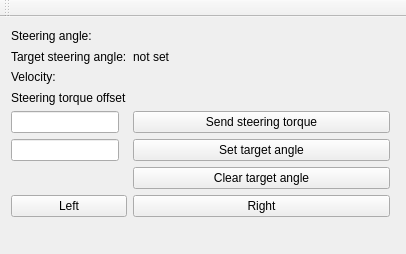
<?xml version="1.0" encoding="UTF-8"?>
<ui version="4.0">
 <class>MainWindow</class>
 <widget class="QMainWindow" name="MainWindow">
  <property name="geometry">
   <rect>
    <x>0</x>
    <y>0</y>
    <width>406</width>
    <height>254</height>
   </rect>
  </property>
  <property name="windowTitle">
   <string>MainWindow</string>
  </property>
  <widget class="QWidget" name="centralWidget">
   <widget class="QWidget" name="gridLayoutWidget">
    <property name="geometry">
     <rect>
      <x>0</x>
      <y>0</y>
      <width>401</width>
      <height>211</height>
     </rect>
    </property>
    <layout class="QGridLayout" name="gridLayout">
     <item row="6" column="0">
      <widget class="QLineEdit" name="target_angle_in_field">
       <property name="sizePolicy">
        <sizepolicy hsizetype="Maximum" vsizetype="Fixed">
         <horstretch>0</horstretch>
         <verstretch>0</verstretch>
        </sizepolicy>
       </property>
       <property name="maxLength">
        <number>10</number>
       </property>
      </widget>
     </item>
     <item row="2" column="1">
      <widget class="QLabel" name="velocity_value_label">
       <property name="text">
        <string/>
       </property>
      </widget>
     </item>
     <item row="0" column="0">
      <widget class="QLabel" name="steering_angle_legend_label">
       <property name="text">
        <string>Steering angle:</string>
       </property>
      </widget>
     </item>
     <item row="4" column="0">
      <widget class="QLineEdit" name="steering_torque_in_field">
       <property name="sizePolicy">
        <sizepolicy hsizetype="Maximum" vsizetype="Fixed">
         <horstretch>0</horstretch>
         <verstretch>0</verstretch>
        </sizepolicy>
       </property>
       <property name="maxLength">
        <number>10</number>
       </property>
      </widget>
     </item>
     <item row="6" column="1">
      <widget class="QPushButton" name="target_angle_send_button">
       <property name="text">
        <string>Set target angle</string>
       </property>
      </widget>
     </item>
     <item row="4" column="1">
      <widget class="QPushButton" name="steering_torque_send_button">
       <property name="text">
        <string>Send steering torque</string>
       </property>
      </widget>
     </item>
     <item row="3" column="0">
      <widget class="QLabel" name="torque_offset_legend_label">
       <property name="text">
        <string>Steering torque offset</string>
       </property>
      </widget>
     </item>
     <item row="0" column="1">
      <widget class="QLabel" name="steering_angle_value_label">
       <property name="text">
        <string/>
       </property>
      </widget>
     </item>
     <item row="2" column="0">
      <widget class="QLabel" name="velocity_legend_label">
       <property name="text">
        <string>Velocity:</string>
       </property>
      </widget>
     </item>
     <item row="3" column="1">
      <widget class="QLabel" name="torque_offset_value_label">
       <property name="text">
        <string/>
       </property>
      </widget>
     </item>
     <item row="7" column="1">
      <widget class="QPushButton" name="target_angle_clear_button">
       <property name="text">
        <string>Clear target angle</string>
       </property>
      </widget>
     </item>
     <item row="8" column="0">
      <widget class="QPushButton" name="left_turn_button">
       <property name="text">
        <string>Left</string>
       </property>
      </widget>
     </item>
     <item row="8" column="1">
      <widget class="QPushButton" name="right_turn_button">
       <property name="text">
        <string>Right</string>
       </property>
      </widget>
     </item>
     <item row="1" column="0">
      <widget class="QLabel" name="target_angle_legend_label">
       <property name="text">
        <string>Target steering angle:</string>
       </property>
      </widget>
     </item>
     <item row="1" column="1">
      <widget class="QLabel" name="target_angle_value_label">
       <property name="text">
        <string>not set</string>
       </property>
      </widget>
     </item>
    </layout>
   </widget>
  </widget>
  <widget class="QMenuBar" name="menuBar">
   <property name="geometry">
    <rect>
     <x>0</x>
     <y>0</y>
     <width>406</width>
     <height>19</height>
    </rect>
   </property>
  </widget>
  <widget class="QToolBar" name="mainToolBar">
   <attribute name="toolBarArea">
    <enum>TopToolBarArea</enum>
   </attribute>
   <attribute name="toolBarBreak">
    <bool>false</bool>
   </attribute>
  </widget>
 </widget>
 <layoutdefault spacing="6" margin="11"/>
 <resources/>
 <connections/>
</ui>
